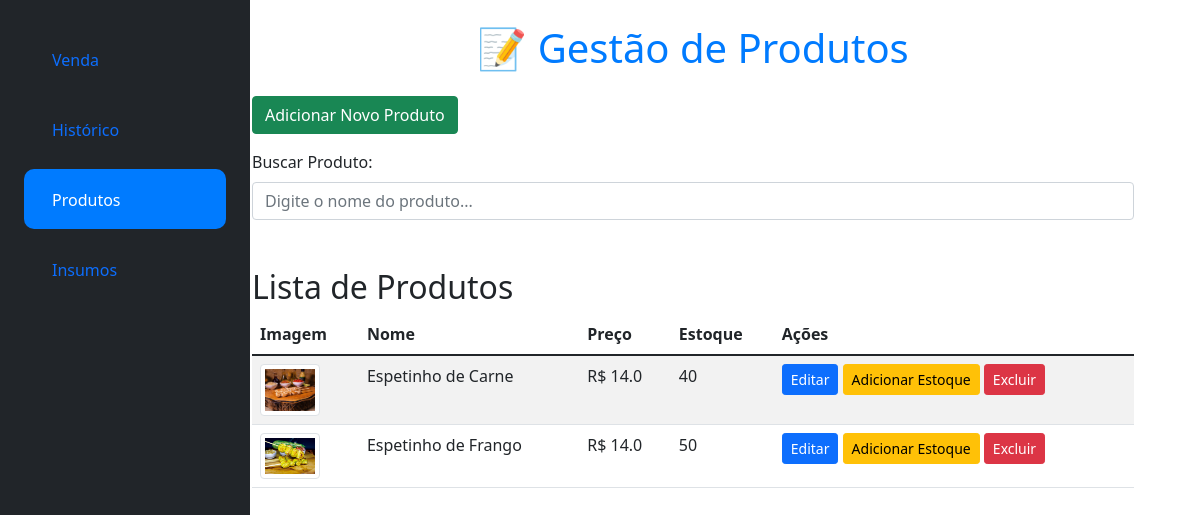
/produtos, run on an earlier commit of the app's database.
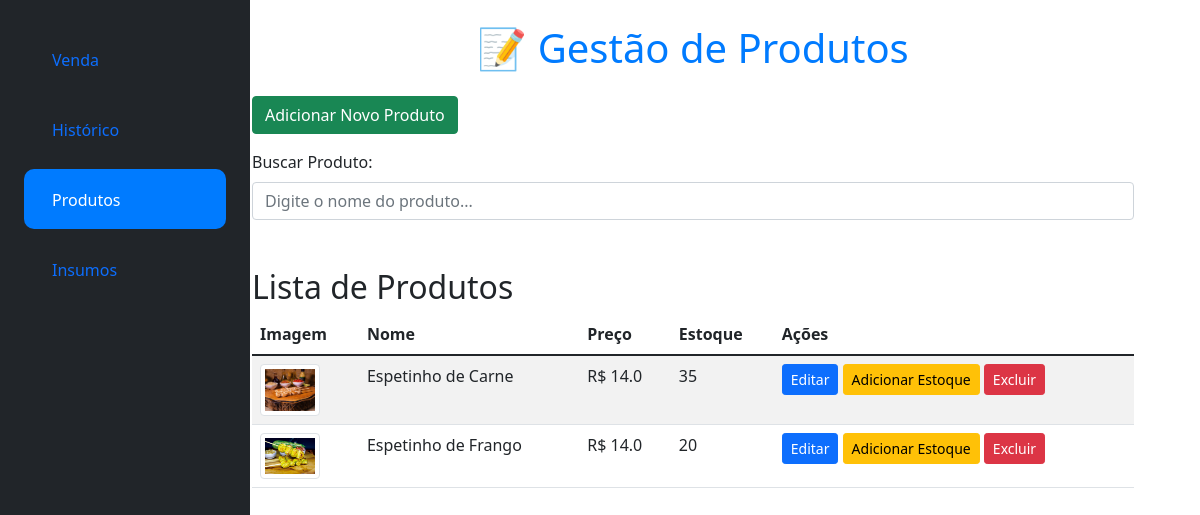
And on a later commit of the database.
### app.py (models this page shows)
class Produto(db.Model):
    id = db.Column(db.Integer, primary_key=True)
    nome = db.Column(db.String(100), nullable=False)
    preco = db.Column(db.Float, nullable=False)
    estoque = db.Column(db.Integer, default=0)
    imagem = db.Column(db.String(255))
    itens_venda = db.relationship('ItemVenda', back_populates='produto')

### app.py (the view, shortened to what this page needs)
@app.route('/produtos', methods=['GET', 'POST'])
def produtos():
    produtos = Produto.query.all()
    return render_template('produtos.html', produtos=produtos)

### templates/produtos.html (shortened to what this page needs)
{% extends 'base.html' %}
{% block content %}
<div class="container-fluid">
    <div class="row">
        <nav class="col-md-3 col-lg-2 d-md-block bg-dark text-white sidebar p-4">
            <div class="position-sticky">
                <ul class="nav flex-column">
                    <li class="nav-item">
                        <a class="nav-link {% if request.endpoint == 'venda' %} active {% endif %}" href="{{ url_for('venda') }}">
                             <span class="ms-2">Venda</span>
                        </a>
                    </li>
                    <li class="nav-item">
                        <a class="nav-link {% if request.endpoint == 'historico' %} active {% endif %}" href="{{ url_for('historico') }}">
                             <span class="ms-2">Histórico</span>
                        </a>
                    </li>
                    <li class="nav-item">
                        <a class="nav-link {% if request.endpoint == 'produtos' %} active {% endif %}" href="{{ url_for('produtos') }}">
                             <span class="ms-2">Produtos</span>
                        </a>
                    </li>
                    <li class="nav-item">
                        <a class="nav-link {% if request.endpoint == 'insumos' %} active {% endif %}" href="{{ url_for('insumos') }}">
                             <span class="ms-2">Insumos</span>
                        </a>
                    </li>
                </ul>
            </div>
        </nav>
        <main class="col-md-9 ms-sm-auto col-lg-10 px-4 main-content">
            <h1 class="mb-4 text-center text-primary">📝 Gestão de Produtos</h1>
            <button id="btnAdicionarProduto" class="btn btn-success mb-3" data-bs-toggle="modal" data-bs-target="#modalProduto">
                Adicionar Novo Produto
            </button>
            <div class="mb-3">
                <label for="search" class="form-label">Buscar Produto:</label>
                <input type="text" id="search" class="form-control" onkeyup="buscarProduto()" placeholder="Digite o nome do produto...">
            </div>
            <h2 class="mt-5">Lista de Produtos</h2>
            <table class="table table-striped" id="tabelaProdutos">
                <thead>
                    <tr>
                        <th>Imagem</th>
                        <th>Nome</th>
                        <th>Preço</th>
                        <th>Estoque</th>
                        <th>Ações</th>
                    </tr>
                </thead>
                <tbody>
                    {% for produto in produtos %}
                    <tr>
                        <td>
                            {% if produto.imagem %}
                                <img src="{{ url_for('static', filename='uploads/' ~ produto.imagem) }}" alt="Imagem do Produto" width="60" class="img-thumbnail">
                            {% else %}
                                <span class="text-muted">Sem imagem</span>
                            {% endif %}
                        </td>
                        <td>{{ produto.nome }}</td>
                        <td>R$ {{ produto.preco|round(2) }}</td>
                        <td>{{ produto.estoque }}</td>
                        <td>
                            <a href="{{ url_for('editar_produto', id=produto.id) }}" class="btn btn-primary btn-sm">Editar</a>
                            <a href="{{ url_for('adicionar_estoque', id=produto.id) }}" class="btn btn-warning btn-sm">Adicionar Estoque</a>
                            <form action="{{ url_for('deletar_produto', id=produto.id) }}" method="POST" style="display:inline;">
                                <button type="submit" class="btn btn-danger btn-sm" onclick="return confirm('Tem certeza que deseja excluir?')">Excluir</button>
                            </form>
                        </td>
                    </tr>
                    {% endfor %}
                </tbody>
            </table>
{% endblock %}

What changed in the data, as far as the page shows it:
changed Produto "Espetinho de Carne": estoque "40" → "35"
changed Produto "Espetinho de Frango": estoque "50" → "20"
